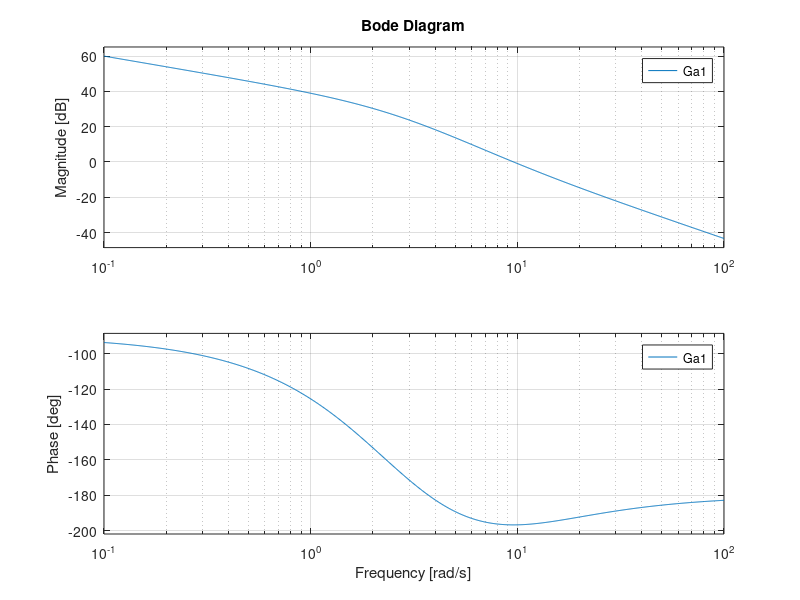
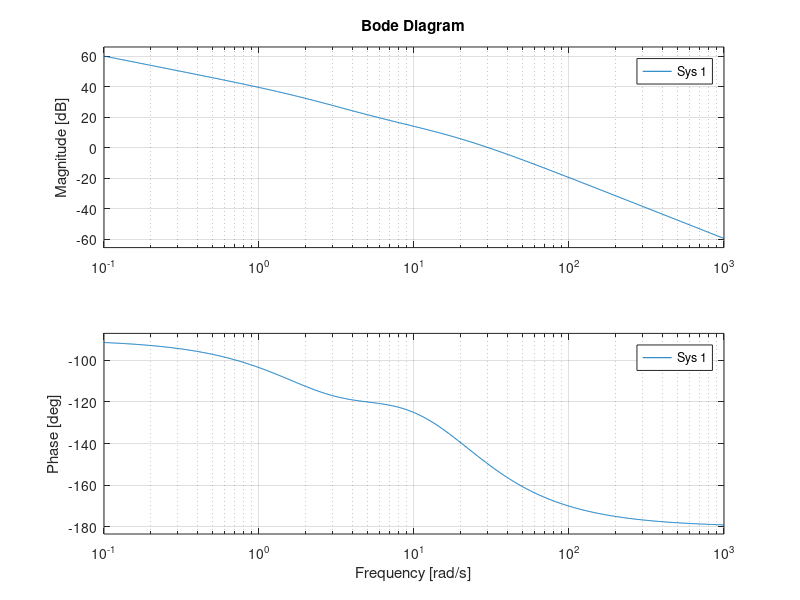
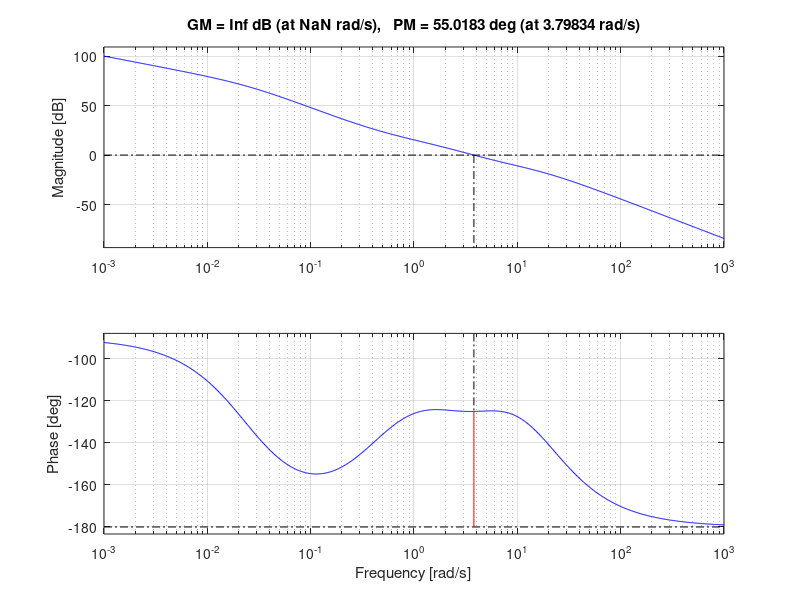
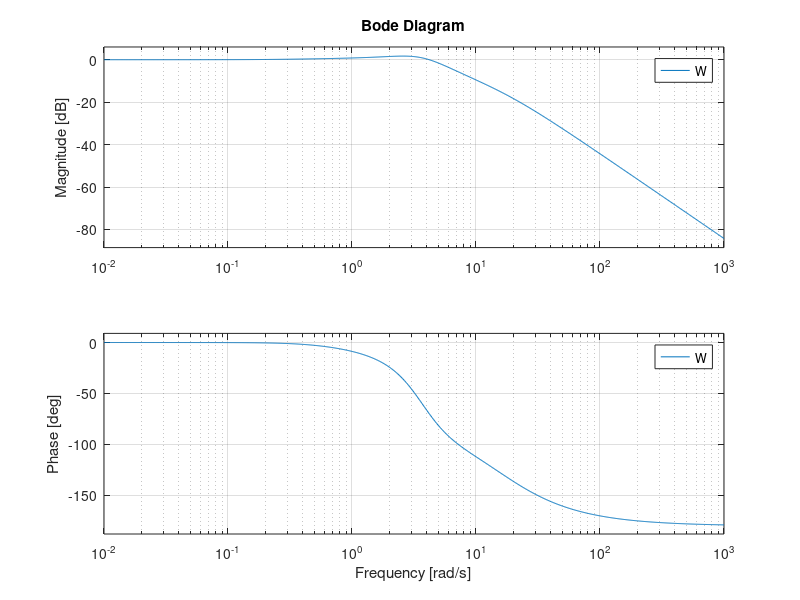

The MATLAB script that drew these images, in order:
clear all, close all

s = tf('s')

F = (13.5*(s+4)*(s+10))/(s+3)^3;

zero(F)
damp(F)

Kf = dcgain(F)

Kr = 1;
Ga1 = (5/s)*F/Kr;

wb_des = 6;
wc = 0.63*wb_des;
figure, bode(Ga1), grid on
[m_wc_des, f_wc_des] = bode(Ga1, wc)

md = 4;
xd = 1;
tau = xd/wc;
R1 = (1+tau*s)/(1+tau/md*s);
R2 = (1+tau*s)/(1+tau/md*s);

C1 = R1*R2;

figure, bode(Ga1*C1), grid on
[m_wc_des, f_wc_des] = bode(Ga1*C1, wc)

mi = 17.6
figure, bode((1+1/mi*s)/(1+s))
xi = 150;
tau_i = xi/wc;

R3 = (1+tau_i/mi*s)/(1+tau_i*s)

C1 = C1*R3;
C = 5/s*C1;

Ga = C*F/Kr;
margin(Ga)

W = feedback(C*F, Kr)
figure, bode(W), grid on

w_r = 0.1;
Sens = feedback(1, Ga);
err_sin = bode(Sens, w_r)*Kr
